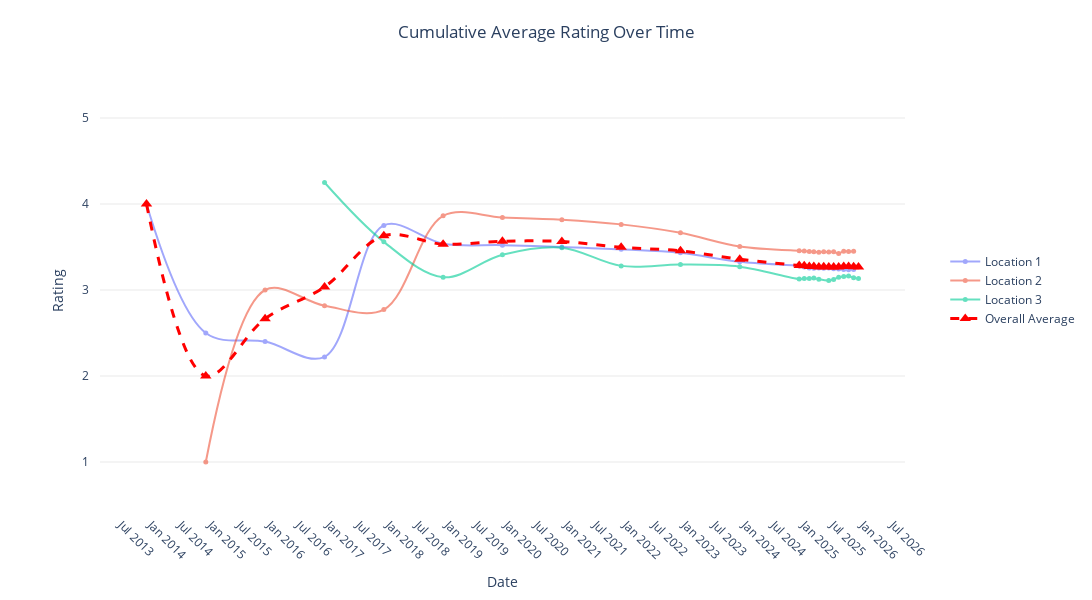

Notebook code cell kept with this figure:
### Code cell
# plotly version of fig. 5, 6, and 7

trend = combined_reviews_df.sort_values('review_date').copy()
trend['review_date'] = pd.to_datetime(trend['review_date'])
trend['year_month'] = trend['review_date'].dt.to_period('M')

figure_no5 = go.Figure()

for location in sorted(trend['location_id'].unique()):
    location_data = trend[ trend['location_id'] == location].copy()
    location_data['cumulative_avg'] = location_data['rating'].expanding().mean()
    monthly_data = location_data.groupby('year_month')['cumulative_avg'].last()

    figure_no5.add_trace(go.Scatter(
            x=monthly_data.index.astype(str),
            y=monthly_data.values,
            mode='lines+markers',
            line=dict(width=2, shape='spline'),
            marker=dict(size=5),
            opacity=0.6,
            hovertemplate='    %{fullData.name}     | Avg Rating: %{y:.2f}<extra></extra>',
            xhoverformat='%Y-%m',
            name=f"Location {location}"
        )
    )

trend_overall = trend.copy()
trend_overall['cumulative_avg'] = trend_overall['rating'].expanding().mean()
monthly_overall = trend_overall.groupby('year_month')['cumulative_avg'].last()

figure_no5.add_trace(go.Scatter(
        x=monthly_overall.index.astype(str),
        y=monthly_overall.values,
        mode='lines+markers',
        line=dict(width=3, dash='dash', color='red', shape='spline'),
        marker=dict(size=10, symbol='triangle-up'),
        hovertemplate='%{fullData.name} | Overall Avg: %{y:.2f}<extra></extra>',
        xhoverformat='%Y-%m',
        name='Overall Average'
    )
)

figure_no5.update_layout(
    title={'text': 'Cumulative Average Rating Over Time', 'x': 0.5},
    xaxis=dict(title='Date', tickangle=45, ticklabelstandoff=10, dtick='M6', showspikes=True),
    yaxis=dict(title='Rating', gridcolor='lightgray', gridwidth=0.5, ticklabelstandoff=10, range=[0.5,5.5]),
    legend=dict(
        orientation='v',
        x=1.05,
        y=0.5
    ),
    width=1200, height=600,
    margin=dict(t=75, b=75, l=100, r=100),
    hovermode='x unified',
    plot_bgcolor='white'
)

figure_no5.show()

### Figure 1 — Plotly figure (JSON) as saved in the notebook; plotly's stock layout.template omitted (floating-point values rounded to 4 significant figures)
{"data": [{"hovertemplate": "    %{fullData.name}     | Avg Rating: %{y:.2f}<extra></extra>", "line": {"shape": "spline", "width": 2}, "marker": {"size": 5}, "mode": "lines+markers", "name": "Location 1", "opacity": 0.6, "type": "scatter", "x": ["2013-12", "2014-12", "2015-12", "2016-12", "2017-12", "2018-12", "2019-12", "2020-12", "2021-12", "2022-12", "2023-12", "2024-12", "2025-01", "2025-02", "2025-03", "2025-04", "2025-05", "2025-06", "2025-07", "2025-08", "2025-09", "2025-10", "2025-11"], "xhoverformat": "%Y-%m", "y": [4.0, 2.5, 2.4, 2.222, 3.751, 3.538, 3.521, 3.5, 3.473, 3.433, 3.327, 3.279, 3.269, 3.257, 3.253, 3.255, 3.253, 3.257, 3.248, 3.244, 3.239, 3.235, 3.238]}, {"hovertemplate": "    %{fullData.name}     | Avg Rating: %{y:.2f}<extra></extra>", "line": {"shape": "spline", "width": 2}, "marker": {"size": 5}, "mode": "lines+markers", "name": "Location 2", "opacity": 0.6, "type": "scatter", "x": ["2014-12", "2015-12", "2016-12", "2017-12", "2018-12", "2019-12", "2020-12", "2021-12", "2022-12", "2023-12", "2024-12", "2025-01", "2025-02", "2025-03", "2025-04", "2025-05", "2025-06", "2025-07", "2025-08", "2025-09", "2025-10", "2025-11"], "xhoverformat": "%Y-%m", "y": [1.0, 3.0, 2.818, 2.773, 3.862, 3.843, 3.818, 3.763, 3.665, 3.506, 3.456, 3.453, 3.447, 3.446, 3.44, 3.444, 3.441, 3.443, 3.425, 3.452, 3.448, 3.45]}, {"hovertemplate": "    %{fullData.name}     | Avg Rating: %{y:.2f}<extra></extra>", "line": {"shape": "spline", "width": 2}, "marker": {"size": 5}, "mode": "lines+markers", "name": "Location 3", "opacity": 0.6, "type": "scatter", "x": ["2016-12", "2017-12", "2018-12", "2019-12", "2020-12", "2021-12", "2022-12", "2023-12", "2024-12", "2025-01", "2025-02", "2025-03", "2025-04", "2025-06", "2025-07", "2025-08", "2025-09", "2025-10", "2025-11", "2025-12"], "xhoverformat": "%Y-%m", "y": [4.25, 3.56, 3.148, 3.409, 3.492, 3.28, 3.296, 3.272, 3.128, 3.135, 3.133, 3.139, 3.125, 3.111, 3.123, 3.148, 3.156, 3.162, 3.141, 3.134]}, {"hovertemplate": "%{fullData.name} | Overall Avg: %{y:.2f}<extra></extra>", "line": {"color": "red", "dash": "dash", "shape": "spline", "width": 3}, "marker": {"size": 10, "symbol": "triangle-up"}, "mode": "lines+markers", "name": "Overall Average", "type": "scatter", "x": ["2013-12", "2014-12", "2015-12", "2016-12", "2017-12", "2018-12", "2019-12", "2020-12", "2021-12", "2022-12", "2023-12", "2024-12", "2025-01", "2025-02", "2025-03", "2025-04", "2025-05", "2025-06", "2025-07", "2025-08", "2025-09", "2025-10", "2025-11", "2025-12"], "xhoverformat": "%Y-%m", "y": [4.0, 2.0, 2.667, 3.036, 3.632, 3.533, 3.566, 3.564, 3.496, 3.455, 3.357, 3.286, 3.281, 3.273, 3.272, 3.269, 3.269, 3.267, 3.267, 3.267, 3.273, 3.273, 3.27, 3.268]}], "layout": {"height": 600, "hovermode": "x unified", "legend": {"orientation": "v", "x": 1.05, "y": 0.5}, "margin": {"b": 75, "l": 100, "r": 100, "t": 75}, "plot_bgcolor": "white", "title": {"text": "Cumulative Average Rating Over Time", "x": 0.5}, "width": 1200, "xaxis": {"dtick": "M6", "showspikes": true, "tickangle": 45, "ticklabelstandoff": 10, "title": {"text": "Date"}}, "yaxis": {"gridcolor": "lightgray", "gridwidth": 0.5, "range": [0.5, 5.5], "ticklabelstandoff": 10, "title": {"text": "Rating"}}}}
